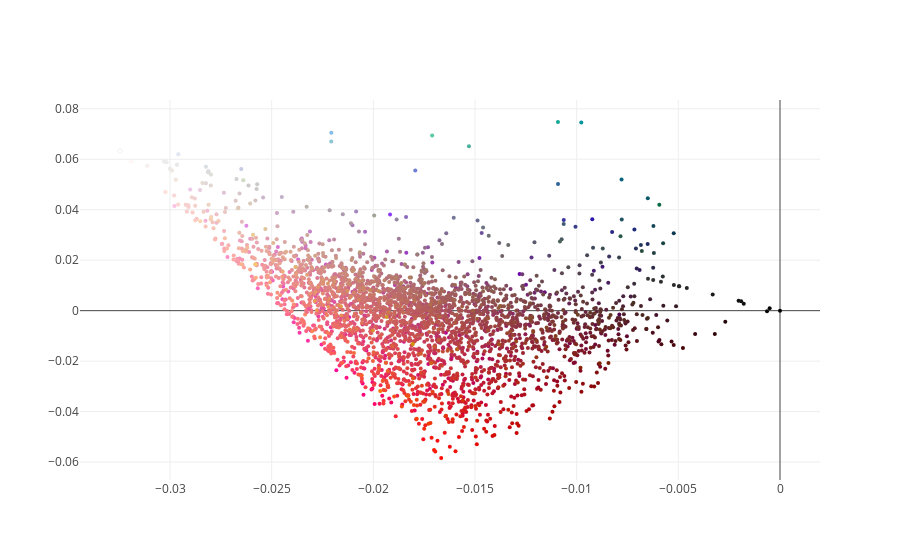

Source (notebook cell):
### Code cell
import plotly.graph_objs as go
from plotly.offline import download_plotlyjs, init_notebook_mode, plot, iplot

init_notebook_mode(connected=True)

scatter = go.Scatter(
    x=u[:, 0],
    y=u[:, 1],
    mode='markers',
    marker=dict(
        size=4,
        color=rgbs2strs(raw),
        line=dict(
            color="grey",
            width=0.05,
        ),
    )
)

iplot([scatter])

### Figure 1 — Plotly figure (JSON) as saved in the notebook; plotly's stock layout.template omitted (floating-point values rounded to 4 significant figures; data arrays with more than 128 entries replaced by an {"elided": "..."} marker saying what was removed)
{"data": [{"marker": {"color": {"elided": "2983 str values"}, "line": {"color": "grey", "width": 0.05}, "size": 4}, "mode": "markers", "type": "scatter", "uid": "ccf7cee0-71bb-4eed-9329-8399448da310", "x": {"elided": "2983 float values"}, "y": {"elided": "2983 float values"}}], "layout": {}}
